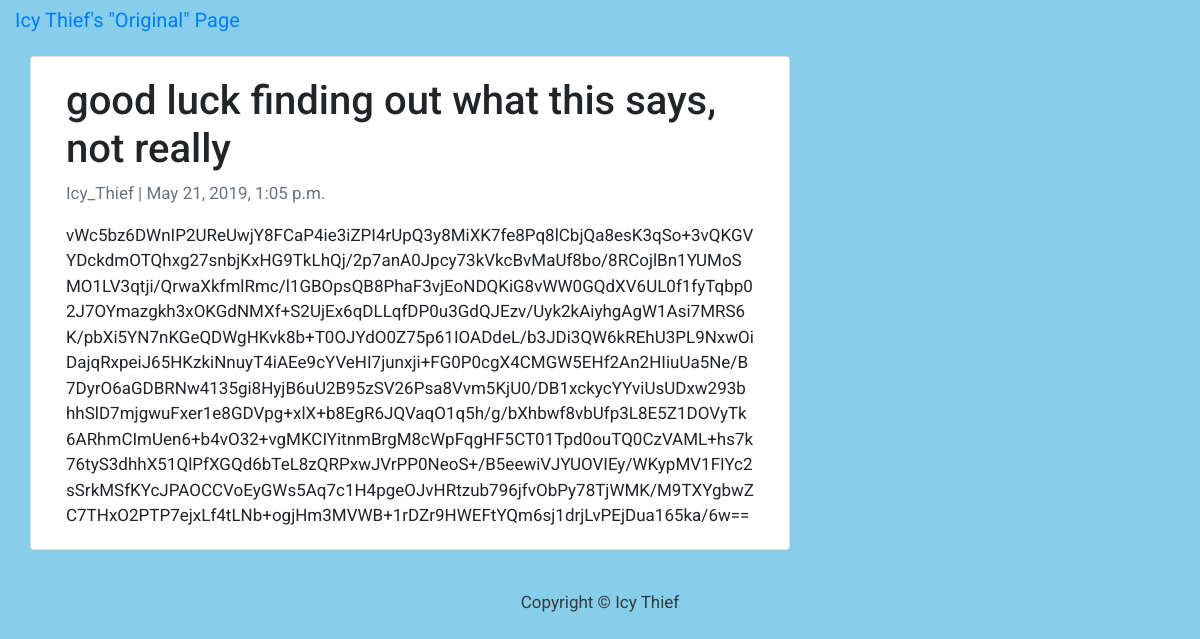
Page /good-luck-finding-out-what-says-not-really/ on the committed database.
### blog/models.py (models this page shows, shortened)
class Post(models.Model):
    title = models.CharField(max_length=200, unique=True)
    slug = models.SlugField(max_length=200, unique=True)
    author = models.ForeignKey(User, on_delete= models.CASCADE,related_name='blog_posts')
    updated_on = models.DateTimeField(auto_now= True)
    content = models.TextField()
    created_on = models.DateTimeField(auto_now_add=True)
    status = models.IntegerField(choices=STATUS, default=0)
    class Meta:
        ordering = ['-created_on']

### blog/views.py (the view)
# urls.py: path('<slug:slug>/', views.PostDetail.as_view(), name='post_detail'),
class PostDetail(generic.DetailView):
    model = Post
    template_name = 'post_detail.html'

### blog/templates/post_detail.html (shortened to what this page needs)
{% extends 'base.html' %} {% block content %}
<div class="container">
  <div class="row">
    <div class="col-md-8 card mb-4  mt-3 left  top">
      <div class="card-body">
        <h1>{% block title %} {{ object.title }} {% endblock title %}</h1>
        <p class=" text-muted">{{ post.author }} | {{ post.created_on }}</p>
        <p class="card-text ">{{ object.content | safe }}</p>
      </div>
    </div>
  </div>
</div>
{% endblock content %}

### blog/templates/base.html (style rules this page uses)
body { font-family: "Roboto", sans-serif; font-size: 17px; background-color: skyblue; }

### rows in the picture
Post: title "good luck finding out what this says, not really", author "Icy_Thief", created_on "May 21, 2019, 1:05 p.m.", content "vWc5bz6DWnIP2UReUwjY8FCaP4ie3iZPI4rUpQ3y8MiXK7fe8Pq8lCbjQa8esK3qSo+3vQKGVYDckdmOTQhxg27snbjKxHG9TkLhQj/2p7anA0Jpcy73kVkcBvMaUf8bo/8RCojlBn1YUMoSMO1LV3qtji/QrwaXkfmlRmc/l1GBOpsQB8PhaF3vjEoNDQKiG8vWW0GQdXV6UL0f1fyTqbp02J7OYmazgkh3xOKGdNMXf+S2UjEx6qDLLqfDP0u3GdQJEzv/Uyk2kAiyhgAgW1Asi7MRS6K/pbXi5YN7nKGeQDWgHKvk8b+T0OJYdO0Z75p61IOADdeL/b3JDi3QW6kREhU3PL9NxwOiDajqRxpeiJ65HKzkiNnuyT4iAEe9cYVeHI7junxji+FG0P0cgX4CMGW5EHf2An2HIiuUa5Ne/B7DyrO6aGDBRNw4135gi8HyjB6uU2B95zSV26Psa8Vvm5KjU0/DB1xckycYYviUsUDxw293bhhSlD7mjgwuFxer1e8GDVpg+xlX+b8EgR6JQVaqO1q5h/g/bXhbwf8vbUfp3L8E5Z1DOVyTk6ARhmCImUen6+b4vO32+vgMKCIYitnmBrgM8cWpFqgHF5CT01Tpd0ouTQ0CzVAML+hs7k76tyS3dhhX51QlPfXGQd6bTeL8zQRPxwJVrPP0NeoS+/B5eewiVJYUOVIE…"
